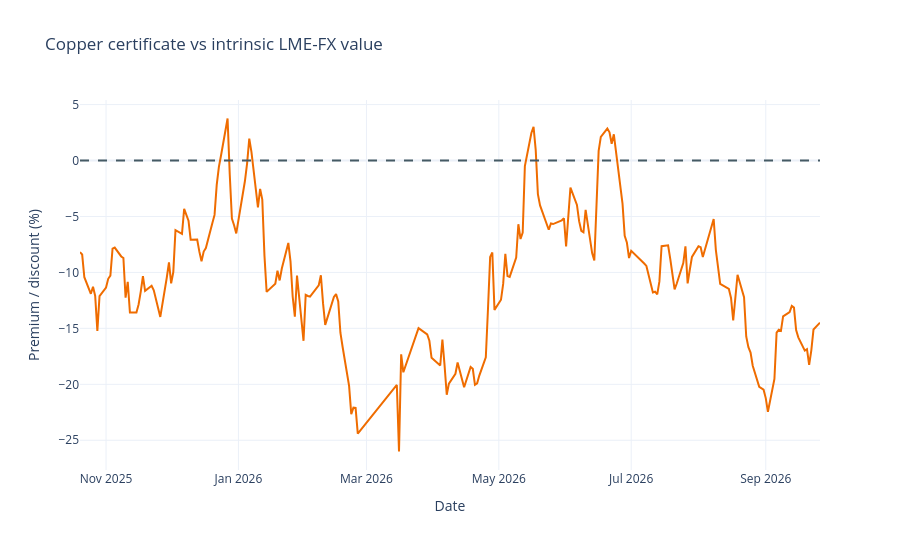

Source (notebook cell):
### Markdown cell above
## 10. Certificate premium over intrinsic copper value

This measure compares certificate VWAP directly with `LME cash USD/kg × free-market USD/IRR`; it does not use observed, interpolated, or regression-estimated IME physical price.

### Code cell
certificate_intrinsic_bubble = certificate_features[[
    "date", "certificate_price", "lme_usd_per_kg", "usd_irr", "intrinsic_price"
]].copy()
certificate_intrinsic_bubble["certificate_vs_intrinsic_bubble_pct"] = (
    certificate_intrinsic_bubble["certificate_price"]
    / certificate_intrinsic_bubble["intrinsic_price"]
    - 1
) * 100

fig = go.Figure(go.Scatter(x=certificate_intrinsic_bubble['date'],
    y=certificate_intrinsic_bubble['certificate_vs_intrinsic_bubble_pct'],
    name='Certificate premium over intrinsic value', line_color='#EF6C00'))
fig.add_hline(y=0, line_dash='dash', line_color='#455A64')
fig.update_layout(title='Copper certificate vs intrinsic LME-FX value',
    xaxis_title='Date', yaxis_title='Premium / discount (%)',
    height=550, template='plotly_white')
fig.show()
certificate_intrinsic_bubble

### Figure 1 — Plotly figure (JSON) as saved in the notebook; plotly's stock layout.template omitted (floating-point values rounded to 4 significant figures; data arrays with more than 128 entries replaced by an {"elided": "..."} marker saying what was removed)
{"data": [{"line": {"color": "#EF6C00"}, "name": "Certificate premium over intrinsic value", "type": "scatter", "x": {"elided": "214 str values"}, "y": {"elided": "214 float values"}}], "layout": {"height": 550, "shapes": [{"line": {"color": "#455A64", "dash": "dash"}, "type": "line", "x0": 0, "x1": 1, "xref": "x domain", "y0": 0, "y1": 0, "yref": "y"}], "title": {"text": "Copper certificate vs intrinsic LME-FX value"}, "xaxis": {"title": {"text": "Date"}}, "yaxis": {"title": {"text": "Premium / discount (%)"}}}}
